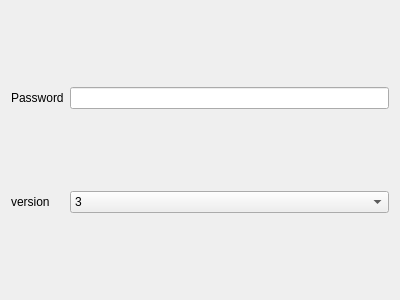
<?xml version="1.0" encoding="UTF-8"?>
<ui version="4.0">
 <class>EditShadowSocks</class>
 <widget class="QWidget" name="EditShadowSocks">
  <property name="geometry">
   <rect>
    <x>0</x>
    <y>0</y>
    <width>400</width>
    <height>300</height>
   </rect>
  </property>
  <property name="windowTitle">
   <string notr="true">Form</string>
  </property>
  <layout class="QGridLayout" name="gridLayout">
   <item row="0" column="0">
    <widget class="QLabel" name="label_5">
     <property name="text">
      <string>Password</string>
     </property>
    </widget>
   </item>
   <item row="0" column="1">
    <widget class="MyLineEdit" name="password"/>
   </item>
   <item row="1" column="1">
    <widget class="QComboBox" name="shadowTLSVersion">
     <item>
      <property name="text">
       <string>3</string>
      </property>
     </item>
     <item>
      <property name="text">
       <string>2</string>
      </property>
     </item>
     <item>
      <property name="text">
       <string>1</string>
      </property>
     </item>
    </widget>
   </item>
   <item row="1" column="0">
    <widget class="QLabel" name="label_2">
     <property name="text">
      <string>version</string>
     </property>
    </widget>
   </item>
  </layout>
 </widget>
 <customwidgets>
  <customwidget>
   <class>MyLineEdit</class>
   <extends>QLineEdit</extends>
   <header>ui/widget/MyLineEdit.h</header>
  </customwidget>
 </customwidgets>
 <tabstops>
  <tabstop>password</tabstop>
  <tabstop>shadowTLSVersion</tabstop>
 </tabstops>
 <resources/>
 <connections/>
</ui>
